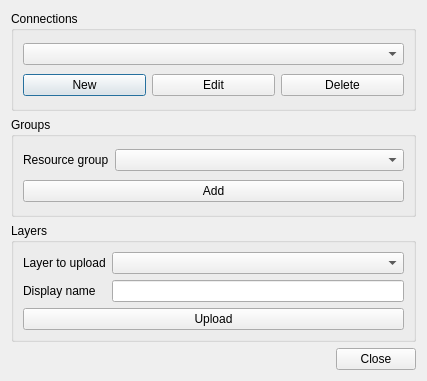
<?xml version="1.0" encoding="UTF-8"?>
<ui version="4.0">
 <class>Dialog</class>
 <widget class="QDialog" name="Dialog">
  <property name="geometry">
   <rect>
    <x>0</x>
    <y>0</y>
    <width>427</width>
    <height>381</height>
   </rect>
  </property>
  <property name="windowTitle">
   <string>NGW Admin</string>
  </property>
  <layout class="QVBoxLayout" name="verticalLayout">
   <item>
    <widget class="QGroupBox" name="groupBox">
     <property name="title">
      <string>Connections</string>
     </property>
     <layout class="QGridLayout" name="gridLayout">
      <item row="1" column="0">
       <widget class="QPushButton" name="btnNew">
        <property name="text">
         <string>New</string>
        </property>
       </widget>
      </item>
      <item row="1" column="1">
       <widget class="QPushButton" name="btnEdit">
        <property name="text">
         <string>Edit</string>
        </property>
       </widget>
      </item>
      <item row="1" column="2">
       <widget class="QPushButton" name="btnDelete">
        <property name="text">
         <string>Delete</string>
        </property>
       </widget>
      </item>
      <item row="0" column="0" colspan="3">
       <widget class="QComboBox" name="cmbConnections"/>
      </item>
     </layout>
    </widget>
   </item>
   <item>
    <widget class="QGroupBox" name="groupBox_3">
     <property name="title">
      <string>Groups</string>
     </property>
     <layout class="QGridLayout" name="gridLayout_2">
      <item row="0" column="0">
       <widget class="QLabel" name="label_2">
        <property name="text">
         <string>Resource group</string>
        </property>
       </widget>
      </item>
      <item row="0" column="1">
       <widget class="QComboBox" name="cmbResources">
        <property name="sizePolicy">
         <sizepolicy hsizetype="Expanding" vsizetype="Fixed">
          <horstretch>0</horstretch>
          <verstretch>0</verstretch>
         </sizepolicy>
        </property>
       </widget>
      </item>
      <item row="1" column="0" colspan="2">
       <widget class="QPushButton" name="btnNewGroup">
        <property name="text">
         <string>Add</string>
        </property>
       </widget>
      </item>
     </layout>
    </widget>
   </item>
   <item>
    <widget class="QGroupBox" name="groupBox_2">
     <property name="title">
      <string>Layers</string>
     </property>
     <layout class="QGridLayout" name="gridLayout_3">
      <item row="0" column="0">
       <widget class="QLabel" name="label">
        <property name="text">
         <string>Layer to upload</string>
        </property>
       </widget>
      </item>
      <item row="0" column="1">
       <widget class="QComboBox" name="cmbLayers">
        <property name="sizePolicy">
         <sizepolicy hsizetype="Expanding" vsizetype="Fixed">
          <horstretch>0</horstretch>
          <verstretch>0</verstretch>
         </sizepolicy>
        </property>
       </widget>
      </item>
      <item row="1" column="0">
       <widget class="QLabel" name="label_3">
        <property name="text">
         <string>Display name</string>
        </property>
       </widget>
      </item>
      <item row="1" column="1">
       <widget class="QLineEdit" name="leDisplayName"/>
      </item>
      <item row="2" column="0" colspan="2">
       <widget class="QPushButton" name="btnUpload">
        <property name="text">
         <string>Upload</string>
        </property>
       </widget>
      </item>
     </layout>
    </widget>
   </item>
   <item>
    <widget class="QDialogButtonBox" name="buttonBox">
     <property name="orientation">
      <enum>Qt::Horizontal</enum>
     </property>
     <property name="standardButtons">
      <set>QDialogButtonBox::Close</set>
     </property>
    </widget>
   </item>
  </layout>
 </widget>
 <resources/>
 <connections>
  <connection>
   <sender>buttonBox</sender>
   <signal>accepted()</signal>
   <receiver>Dialog</receiver>
   <slot>accept()</slot>
   <hints>
    <hint type="sourcelabel">
     <x>248</x>
     <y>254</y>
    </hint>
    <hint type="destinationlabel">
     <x>157</x>
     <y>274</y>
    </hint>
   </hints>
  </connection>
  <connection>
   <sender>buttonBox</sender>
   <signal>rejected()</signal>
   <receiver>Dialog</receiver>
   <slot>reject()</slot>
   <hints>
    <hint type="sourcelabel">
     <x>316</x>
     <y>260</y>
    </hint>
    <hint type="destinationlabel">
     <x>286</x>
     <y>274</y>
    </hint>
   </hints>
  </connection>
 </connections>
</ui>
